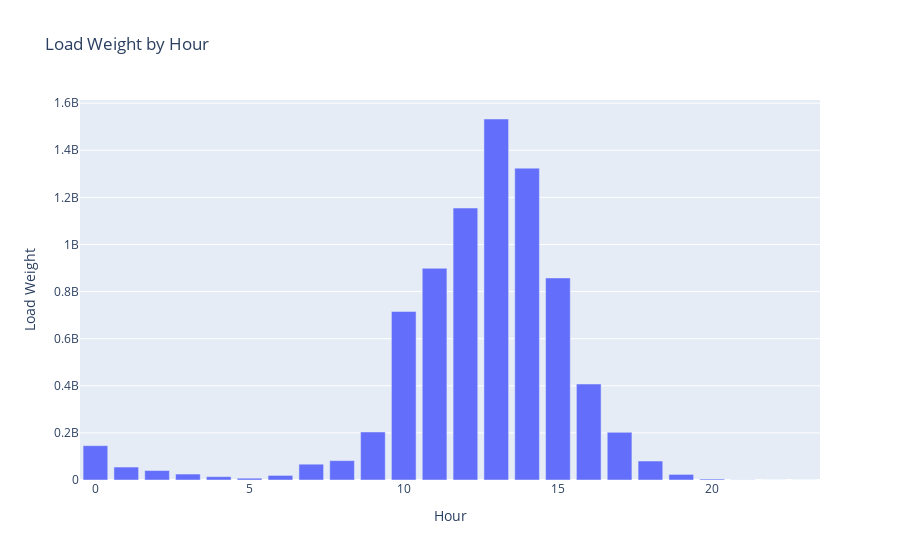

The notebook cell saved with this chart:
### Code cell
fig = px.bar(weightsum_by_hour, x= weightsum_by_hour.index, y="Load Weight", title='Load Weight by Hour')
fig.show()

### Figure 1 — Plotly figure (JSON) as saved in the notebook; plotly's stock layout.template omitted (floating-point values rounded to 4 significant figures)
{"data": [{"alignmentgroup": "True", "hovertemplate": "Hour=%{x}<br>Load Weight=%{y}<extra></extra>", "legendgroup": "", "marker": {"color": "#636efa", "pattern": {"shape": ""}}, "name": "", "offsetgroup": "", "orientation": "v", "showlegend": false, "textposition": "auto", "type": "bar", "x": [0, 1, 2, 3, 4, 5, 6, 7, 8, 9, 10, 11, 12, 13, 14, 15, 16, 17, 18, 19, 20, 21, 22, 23], "xaxis": "x", "y": [145712832, 54980945, 40219603, 25308845, 14248497, 7636514, 19506830, 67107150, 82289440, 203870112, 715900000.0, 898782364, 1154660978, 1532812169, 1324000000.0, 858000000.0, 407622490, 202358728, 80603777, 23716905, 4108730, 561480, 116140, 107280], "yaxis": "y"}], "layout": {"barmode": "relative", "legend": {"tracegroupgap": 0}, "title": {"text": "Load Weight by Hour"}, "xaxis": {"anchor": "y", "domain": [0, 1], "title": {"text": "Hour"}}, "yaxis": {"anchor": "x", "domain": [0, 1], "title": {"text": "Load Weight"}}}}
